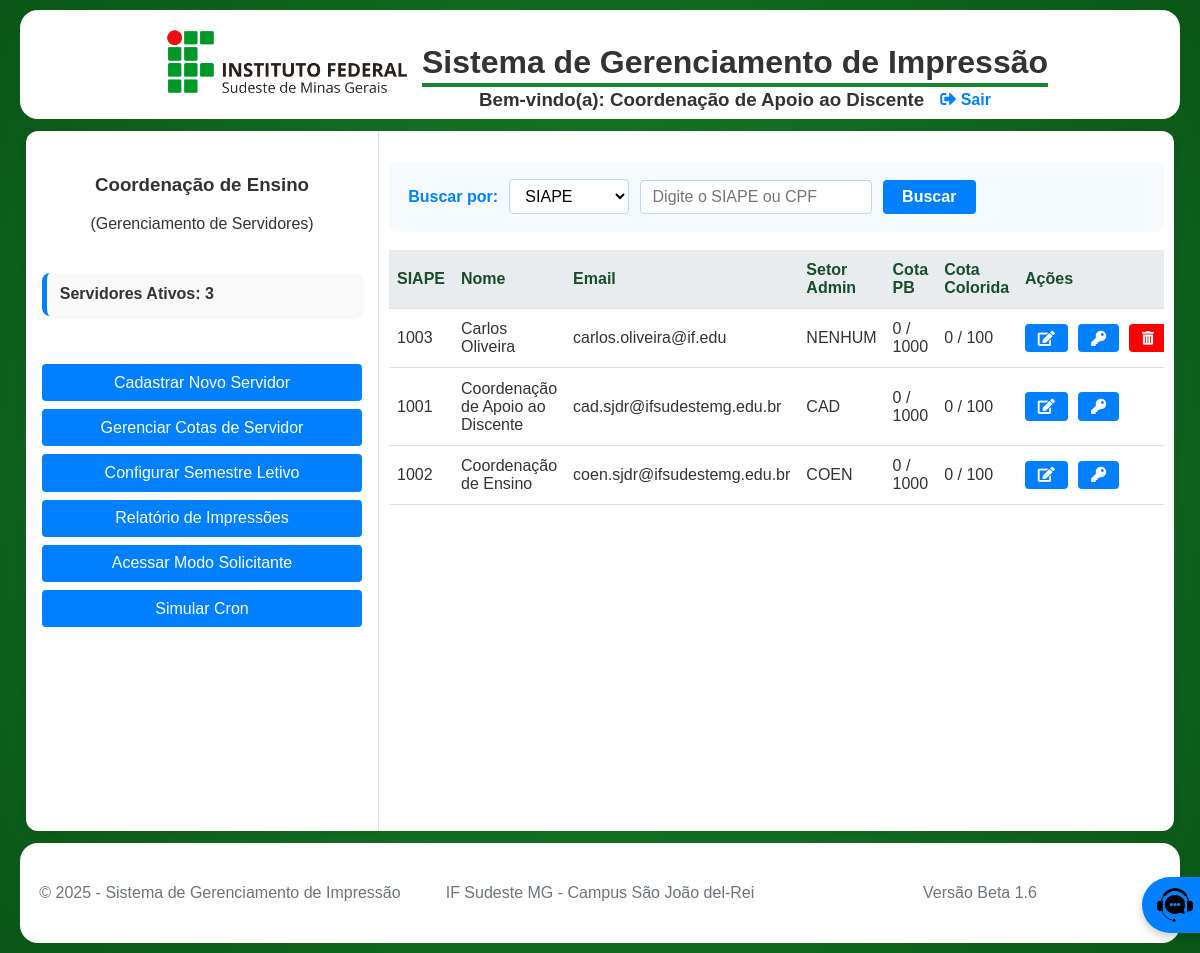
Page /pages/admin_coen/dashboard_coen.php (signed in) on the earlier database version.
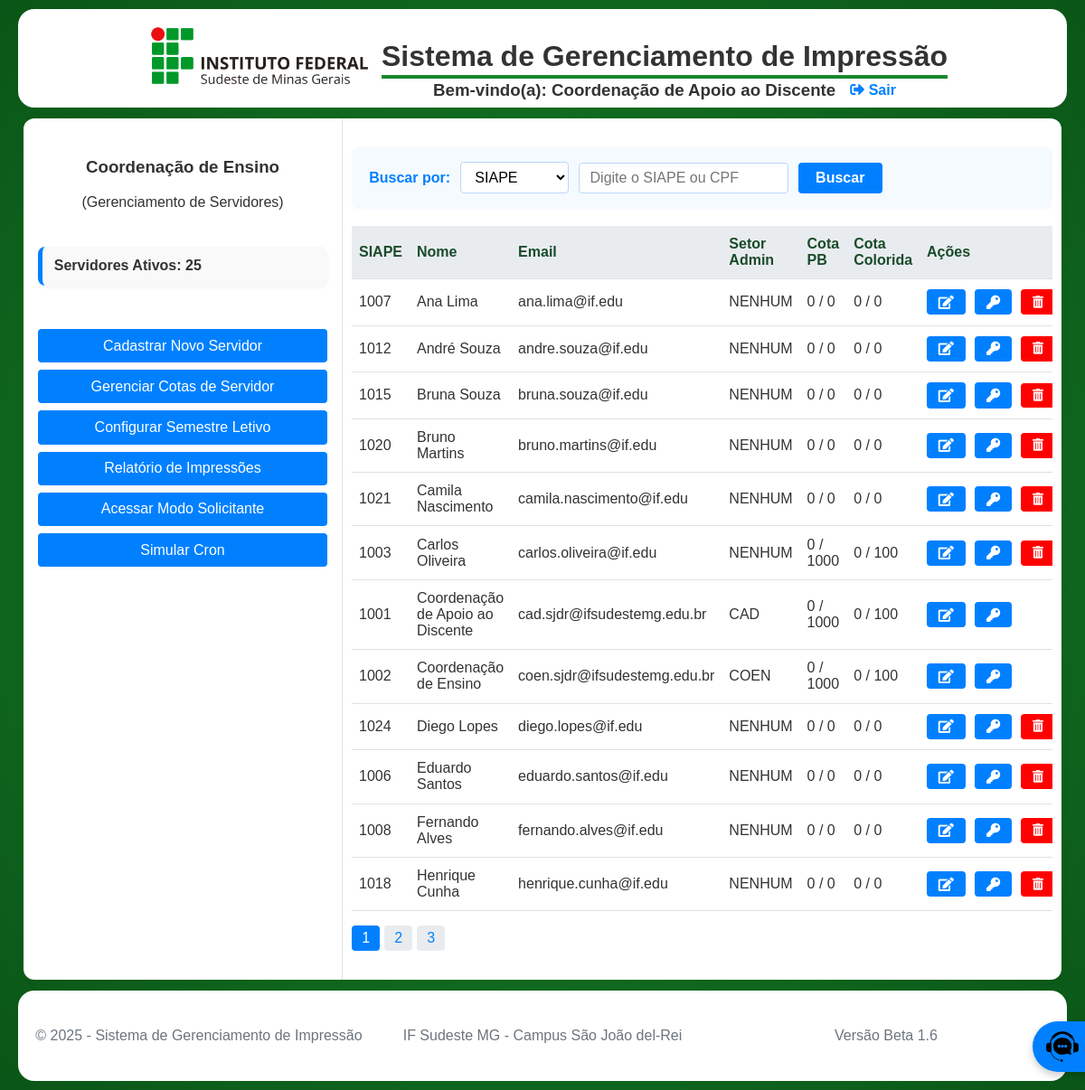
Same page on the later database version.
### tables this page shows
CREATE TABLE `CotaServidor` (
  `siape` varchar(20) NOT NULL,
  `cota_pb_total` int(11) NOT NULL DEFAULT 1000,
  `cota_pb_usada` int(11) NOT NULL DEFAULT 0,
  `cota_color_total` int(11) NOT NULL DEFAULT 100,
  `cota_color_usada` int(11) NOT NULL DEFAULT 0,
  PRIMARY KEY (`siape`),
  CONSTRAINT `CotaServidor_ibfk_1` FOREIGN KEY (`siape`) REFERENCES `Servidor` (`siape`) ON DELETE CASCADE
);

CREATE TABLE `Servidor` (
  `siape` varchar(20) NOT NULL,
  `nome` varchar(100) NOT NULL,
  `sobrenome` varchar(100) NOT NULL,
  `email` varchar(100) NOT NULL,
  `cpf` char(11) NOT NULL,
  `senha` varchar(255) NOT NULL,
  `is_admin` tinyint(1) NOT NULL DEFAULT 0,
  `is_super_admin` tinyint(1) NOT NULL DEFAULT 0,
  `setor_admin` enum('CAD','COEN','NENHUM') NOT NULL DEFAULT 'NENHUM',
  `ativo` tinyint(1) DEFAULT 1,
  `data_fim_validade` date DEFAULT NULL,
  PRIMARY KEY (`siape`),
  UNIQUE KEY `cpf` (`cpf`)
);

### pages/admin_coen/dashboard_coen.php (the view, shortened to what this page needs)
<?php
require_once '../../includes/config.php';
$siape_logado = $_SESSION['usuario']['id'];
$pagina = isset($_GET['pagina']) && is_numeric($_GET['pagina']) ? (int)$_GET['pagina'] : 1;
$limite = 12;
$offset = ($pagina - 1) * $limite;
$condicoes = [];
$params = [];
$tipo_busca = $_GET['tipo_busca'] ?? '';
$valor_busca = trim($_GET['valor_busca'] ?? '');
$base_sql = "FROM Servidor s LEFT JOIN CotaServidor cs ON s.siape = cs.siape";
$where_clause = !empty($condicoes) ? 'WHERE ' . implode(' AND ', $condicoes) : '';
$sql_count = "SELECT COUNT(*) AS total " . $base_sql . " " . $where_clause;
$stmt_count = $conn->prepare($sql_count);
$stmt_count->execute($params);
$total_resultados = $stmt_count->fetch()->total ?? 0;
$total_paginas = ceil($total_resultados / $limite);
$sql_servidores = "SELECT s.*, cs.cota_pb_total, cs.cota_pb_usada, cs.cota_color_total, cs.cota_color_usada
                   " . $base_sql . " " . $where_clause . "
                   ORDER BY s.nome ASC
                   LIMIT :limite OFFSET :offset";
$stmt = $conn->prepare($sql_servidores);
$stmt->bindValue(':limite', $limite, PDO::PARAM_INT);
$stmt->bindValue(':offset', $offset, PDO::PARAM_INT);
$stmt->execute();
$servidores = $stmt->fetchAll();
$total_servidores = $conn->query("SELECT COUNT(*) AS total FROM Servidor WHERE ativo = 1")->fetch()->total ?? 0;
include_once '../../includes/header.php';
?>
<link rel="stylesheet" href="dashboard_coen.css?v=<?= ASSET_VERSION ?>">
<div class="dashboard-layout">
    <aside class="dashboard-aside">
        <section class="dashboard-header">
            <h1>Coordenação de Ensino</h1>
            <p>(Gerenciamento de Servidores)</p>
        </section>
        <section class="dashboard-cards">
            <div class="card">Servidores Ativos: <?= $total_servidores ?></div>
        </section>
        <section class="dashboard-menu">
            <a class="btn-menu" href="../admin/form_servidor.php">Cadastrar Novo Servidor</a>
            <a class="btn-menu" href="gerenciar_cotas_servidor.php">Gerenciar Cotas de Servidor</a>
            <a class="btn-menu" href="../admin/configurar_semestre.php">Configurar Semestre Letivo</a>
            <a class="btn-menu" href="relatorio_servidor.php">Relatório de Impressões</a>
            <a class="btn-menu" href="../servidor/dashboard_servidor.php">Acessar Modo Solicitante</a>
            <a class="btn-menu" href="../admin/simular_cron.php">Simular Cron</a>
        </section>
    </aside>
    <main class="dashboard-main">
        <div class="responsive-table">
            <form method="GET" class="busca-form styled-busca-form">
                <label for="tipo_busca">Buscar por:</label>
                <select name="tipo_busca" id="tipo_busca" required>
                    <option value="siape" <?= ($tipo_busca === 'siape' ? 'selected' : '') ?>>SIAPE</option>
                </select>
                <input type="text" name="valor_busca" placeholder="Digite o SIAPE ou CPF" value="<?= htmlspecialchars($valor_busca) ?>">
                <button type="submit">Buscar</button>
            </form>
            <table>
                <thead>
                    <tr>
                        <th>SIAPE</th>
                        <th>Nome</th>
                        <th>Email</th>
                        <th>Setor Admin</th>
                        <th>Cota PB</th>
                        <th>Cota Colorida</th>
                        <th>Ações</th>
                    </tr>
                </thead>
                <tbody>
                    <?php foreach ($servidores as $s): ?>
                        <tr>
                            <td data-label="SIAPE"><?= htmlspecialchars($s->siape) ?></td>
                            <td data-label="Nome"><?= htmlspecialchars($s->nome . ' ' . $s->sobrenome) ?></td>
                            <td data-label="Email"><?= htmlspecialchars($s->email) ?></td>
                            <td data-label="Setor"><?= htmlspecialchars($s->setor_admin) ?></td>
                            <td data-label="Cota PB"> <?= (int)($s->cota_pb_usada ?? 0) ?> / <?= (int)($s->cota_pb_total ?? 0) ?> </td>
                            <td data-label="Cota Colorida"> <?= (int)($s->cota_color_usada ?? 0) ?> / <?= (int)($s->cota_color_total ?? 0) ?> </td>
                            <td data-label="Ações">
                                <div class="action-buttons">
                                    <a href="../admin/form_servidor.php?siape=<?= htmlspecialchars($s->siape) ?>" class="btn-action btn-edit" title="Editar"><i class="fas fa-edit"></i></a>
                                    <a type="button" class="btn-action btn-redefinir" data-siape="<?= htmlspecialchars($s->siape) ?>" title="Redefinir Senha"><i class="fas fa-key"></i></a>
                                    <?php if ($s->siape !== $siape_logado && !(isset($s->is_super_admin) && $s->is_super_admin == 1)): ?>
                                        <button type="button"
                                           class="btn-action btn-delete btn-excluir-servidor btn-exc"
                                           data-siape="<?= htmlspecialchars($s->siape) ?>"
                                           data-nome="<?= htmlspecialchars($s->nome . ' ' . $s->sobrenome) ?>"
                                           title="Excluir Servidor">
                                           <i class="fas fa-trash-alt"></i>
                                        </button>
                                    <?php endif; ?>
                                </div>
                            </td>
                        </tr>
                    <?php endforeach; ?>
                </tbody>
            </table>
            <?php if ($total_paginas > 1): ?>
                <nav class="paginacao">
                    <?php for ($i = 1; $i <= $total_paginas; $i++): ?>
                        <a class="<?= $i === $pagina ? 'pagina-ativa' : '' ?>"
                           href="?<?= http_build_query(array_merge($_GET, ['pagina' => $i])) ?>">
                            <?= $i ?>
                        </a>
                    <?php endfor; ?>
                </nav>
            <?php endif; ?>
        </div>
    </main>
</div>
<?php include_once '../../includes/footer.php'; ?>

### includes/header.php (shortened to what this page needs)
<!DOCTYPE html>
<html lang="pt-BR">
<head>
    <link rel="stylesheet" href="<?= BASE_URL ?>/styles.css?v=<?= ASSET_VERSION ?>">
    <link rel="stylesheet" href="https://cdnjs.cloudflare.com/ajax/libs/font-awesome/5.15.4/css/all.min.css">
</head>
<body>
<header>
    <div>
        <img src="<?= BASE_URL ?>/img/logo_horizontal_ifsudestemg.png" alt="logomarca do IF">
    </div>
    <div class="header-title">
        <h1><?= SITE_NAME ?></h1>
        <hr>
        <?php if (isset($_SESSION['usuario']) && !empty($_SESSION['usuario'])): ?>
            <div class="user-info">
                <h3>Bem-vindo(a): <?= htmlspecialchars($_SESSION['usuario']['nome'] . (isset($_SESSION['usuario']['sobrenome']) ? ' ' . $_SESSION['usuario']['sobrenome'] : '')) ?></h3>
                <a class="logout" href="<?= BASE_URL ?>/includes/logout.php"><i class="fas fa-sign-out-alt"></i> Sair</a>
            </div>
        <?php endif; ?>
    </div>
</header>

### includes/footer.php (shortened to what this page needs)
    <footer>
        <p>&copy; <?php echo CURRENT_YEAR; ?> - <?php echo SITE_NAME; ?></p>
        <p>IF Sudeste MG - Campus São João del-Rei</p>
        <p>Versão Beta <?php echo ASSET_VERSION; ?></p>
    </footer>
    <a href="<?= BASE_URL ?>/pages/utils/suporte.php" class="suporte-btn">
        <img src="<?= BASE_URL ?>/img/suporte.png" alt="Suporte" class="icone">
    </a>
</body>
</html>

### styles.css (style rules this page uses)
body { background: radial-gradient(circle at center, #19882c, #0A5517); background-attachment: fixed; font-family: Arial, sans-serif; margin: 0; padding: 0; color: #333; }
header { display: flex; justify-content: center; align-items: center; margin: 10px 20px; padding: 5px; background-color: #FFF; border-radius: 18px; }
header img { width: 250px; margin: 10px; }
header hr { border: 0; height: 4px; background-color: #19882c; margin-top: -20px; }
a { text-decoration: none; }
.logout { color: #0080ff; font-weight: bold; font-size: 16px; }
.user-info { display: flex; align-items: center; justify-content: center; gap: 1rem; margin-top: -24px; margin-bottom: -24px; }
footer { display: flex; justify-content: center; align-items: center; padding: 10px; margin: 10px 20px; height: 80px; border-radius: 18px; text-align: center; font-size: 16px; color: #6c757d; background-color: #FFF; position: relative; }
footer p { margin: 0; flex: 1; }
.suporte-btn { position: fixed; bottom: 20px; right: 20px; margin-right: -150px; background-color: #0080ff; color: white; border: none; border-radius: 50px; padding: 10px 15px; cursor: pointer; display: flex; align-items: center; box-shadow: 0 4px 8px rgba(0, 0, 0, 0.2); z-index: 1000; transition: all 0.3s ease; }
.suporte-btn .icone { width: 36px; height: 36px; margin-right: 10px; }
.dashboard-layout { display: flex; min-height: 700px; background: #fff; margin: 12px 26px; border-radius: 12px; box-shadow: 0 2px 12px rgba(0,0,0,0.06); }
.dashboard-aside { width: 320px; border-right: 1px solid #e0e0e0; padding: 1.5rem 1rem 1rem 1rem; display: flex; flex-direction: column; gap: 1.5rem; }
.dashboard-main { margin-left: 10px; margin-right: 10px; width: 65%; flex: 1; min-width: 0; padding: 1rem 0 1rem 0; }

### pages/admin_coen/dashboard_coen.css (style rules this page uses)
.dashboard-header { text-align: center; }
.dashboard-cards { display: flex; flex-direction: column; gap: 1rem; margin-bottom: 1.5rem; }
.card { background: #f9f9f9; border-left: 5px solid #0080ff; padding: 0.8rem; border-radius: 8px; font-weight: 600; box-shadow: 0 2px 4px rgba(0,0,0,0.05); }
.dashboard-menu { display: flex; flex-direction: column; gap: 0.5rem; }
.btn-menu { background: #0080ff; color: #fff; border: none; border-radius: 4px; padding: 0.6rem 1.2rem; font-weight: 500; text-align: center; text-decoration: none; transition: background 0.2s; }
.responsive-table { width: 100%; overflow-x: auto; margin: 0 auto; padding: 1rem 0; }
table { width: 100%; border-collapse: collapse; background: #fff; margin-bottom: 1rem; }
thead { background: #e9ecef; }
th, td { padding: 0.7rem 0.5rem; border-bottom: 1px solid #e0e0e0; text-align: left; }
th { font-weight: 700; color: #1a4b2a; }
.action-buttons { align-items: center; display: flex; gap: 0.25rem; text-align: center; }
.action-buttons a { background: #0080ff; color: #fff; padding: 0.35rem 0.8rem; border-radius: 4px; font-size: 0.95em; text-decoration: none; margin-right: 0.4rem; transition: background 0.2s; display: inline-block; }
.action-buttons .btn-exc { color: #FFF; padding: 0.4rem 0.8rem; border: none; border-radius: 4px; font-size: 0.85rem; background-color: #ff0000; transition: background 0.2s; }
.paginacao { display: flex; gap: 0.3rem; margin-top: 0.5rem; }
.paginacao a { padding: 0.3rem 0.7rem; border-radius: 4px; background: #e9ecef; color: #0080ff; text-decoration: none; font-weight: 500; }
.paginacao a.pagina-ativa { background: #0080ff; color: #fff; }
.styled-busca-form { display: flex; flex-wrap: wrap; align-items: center; gap: 0.7rem; background: #f5faff; border-radius: 8px; padding: 1rem 1.2rem; margin-bottom: 1.2rem; box-shadow: 0 1px 4px rgba(0,128,255,0.06); }
.styled-busca-form label { font-weight: 600; color: #0080ff; margin-bottom: 0; }
.styled-busca-form select, .styled-busca-form input[type="text"] { border: 1px solid #bcd6f7; border-radius: 4px; padding: 0.45rem 0.7rem; font-size: 1em; background: #fff; transition: border 0.2s; min-width: 120px; }
.styled-busca-form button { background: #0080ff; color: #fff; border: none; border-radius: 4px; padding: 0.5rem 1.2rem; font-size: 1em; font-weight: 600; cursor: pointer; transition: background 0.2s; }

Differences in the rows shown:
added servidor: siape "1007", nome+sobrenome "Ana Lima", email "ana.lima@if.edu", setor_admin "NENHUM", cota_pb_usada "0", cota_pb_total "0", cota_color_usada "0", cota_color_total "0"
added servidor: siape "1012", nome+sobrenome "André Souza", email "andre.souza@if.edu", setor_admin "NENHUM", cota_pb_usada "0", cota_pb_total "0", cota_color_usada "0", cota_color_total "0"
added servidor: siape "1015", nome+sobrenome "Bruna Souza", email "bruna.souza@if.edu", setor_admin "NENHUM", cota_pb_usada "0", cota_pb_total "0", cota_color_usada "0", cota_color_total "0"
added servidor: siape "1020", nome+sobrenome "Bruno Martins", email "bruno.martins@if.edu", setor_admin "NENHUM", cota_pb_usada "0", cota_pb_total "0", cota_color_usada "0", cota_color_total "0"
added servidor: siape "1021", nome+sobrenome "Camila Nascimento", email "camila.nascimento@if.edu", setor_admin "NENHUM", cota_pb_usada "0", cota_pb_total "0", cota_color_usada "0", cota_color_total "0"
added servidor: siape "1024", nome+sobrenome "Diego Lopes", email "diego.lopes@if.edu", setor_admin "NENHUM", cota_pb_usada "0", cota_pb_total "0", cota_color_usada "0", cota_color_total "0"
added servidor: siape "1006", nome+sobrenome "Eduardo Santos", email "eduardo.santos@if.edu", setor_admin "NENHUM", cota_pb_usada "0", cota_pb_total "0", cota_color_usada "0", cota_color_total "0"
added servidor: siape "1008", nome+sobrenome "Fernando Alves", email "fernando.alves@if.edu", setor_admin "NENHUM", cota_pb_usada "0", cota_pb_total "0", cota_color_usada "0", cota_color_total "0"
added servidor: siape "1018", nome+sobrenome "Henrique Cunha", email "henrique.cunha@if.edu", setor_admin "NENHUM", cota_pb_usada "0", cota_pb_total "0", cota_color_usada "0", cota_color_total "0"
Other differences:
$total_servidores: "3" → "25"
new list line: "1"
new list line: "2"
new list line: "3"
